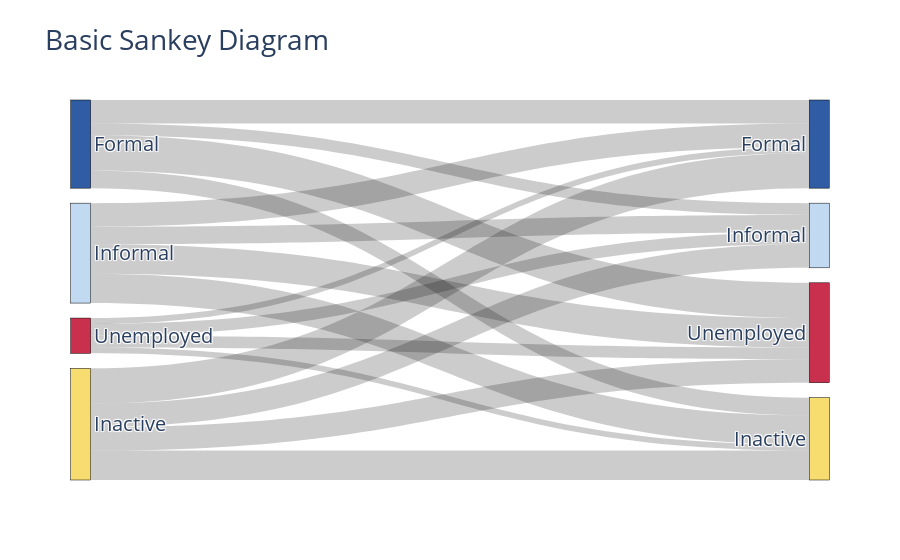

Notebook source saved alongside this figure:
### Code cell
#Sort by Source and then Destination
df['source'] = pd.Categorical(df['source'], ['Formal','Informal', 'Unemployed', 'Inactive'])
df['destination'] = pd.Categorical(df['destination'], ['Formal','Informal', 'Unemployed', 'Inactive'])
df.sort_values(['source', 'destination'], inplace = True)
df.reset_index(drop=True)

mynode = dict(
      pad = 15,
      thickness = 20,
      line = dict(color = "black", width = 0.5),
      label = ['Formal', 'Informal', 'Unemployed', 'Inactive', 'Formal', 'Informal', 'Unemployed', 'Inactive'],
      x = [0.001, 0.001, 0.001, 0.001, 0.999, 0.999, 0.999, 0.999],
      y = [0.001, 75/285, 160/285, 190/285, 0.001, 75/285, 130/285, 215/285], 
      color = ["#305CA3", "#C1DAF1", "#C9304E", "#F7DC70", "#305CA3", "#C1DAF1", "#C9304E", "#F7DC70"])

mylink = dict(
    source = [ 0, 0, 0, 0, 1, 1, 1, 1, 2, 2, 2, 2, 3, 3, 3, 3 ], 
    target = [ 4, 5, 6, 7, 4, 5, 6, 7, 4, 5, 6, 7, 4, 5, 6, 7 ],
    value = df.value.to_list())

fig = go.Figure(data=[go.Sankey(
    arrangement='snap',
    node = mynode,
    link = mylink
)])

fig.update_layout(title_text="Basic Sankey Diagram", font_size=20)
fig.show()

### Figure 1 — Plotly figure (JSON) as saved in the notebook; plotly's stock layout.template omitted (floating-point values rounded to 4 significant figures)
{"data": [{"arrangement": "snap", "link": {"source": [0, 0, 0, 0, 1, 1, 1, 1, 2, 2, 2, 2, 3, 3, 3, 3], "target": [4, 5, 6, 7, 4, 5, 6, 7, 4, 5, 6, 7, 4, 5, 6, 7], "value": [20, 10, 30, 15, 20, 15, 25, 25, 5, 10, 10, 5, 30, 20, 20, 25]}, "node": {"color": ["#305CA3", "#C1DAF1", "#C9304E", "#F7DC70", "#305CA3", "#C1DAF1", "#C9304E", "#F7DC70"], "label": ["Formal", "Informal", "Unemployed", "Inactive", "Formal", "Informal", "Unemployed", "Inactive"], "line": {"color": "black", "width": 0.5}, "pad": 15, "thickness": 20, "x": [0.001, 0.001, 0.001, 0.001, 0.999, 0.999, 0.999, 0.999], "y": [0.001, 0.2632, 0.5614, 0.6667, 0.001, 0.2632, 0.4561, 0.7544]}, "type": "sankey"}], "layout": {"autosize": true, "font": {"size": 20}, "title": {"text": "Basic Sankey Diagram"}}}
